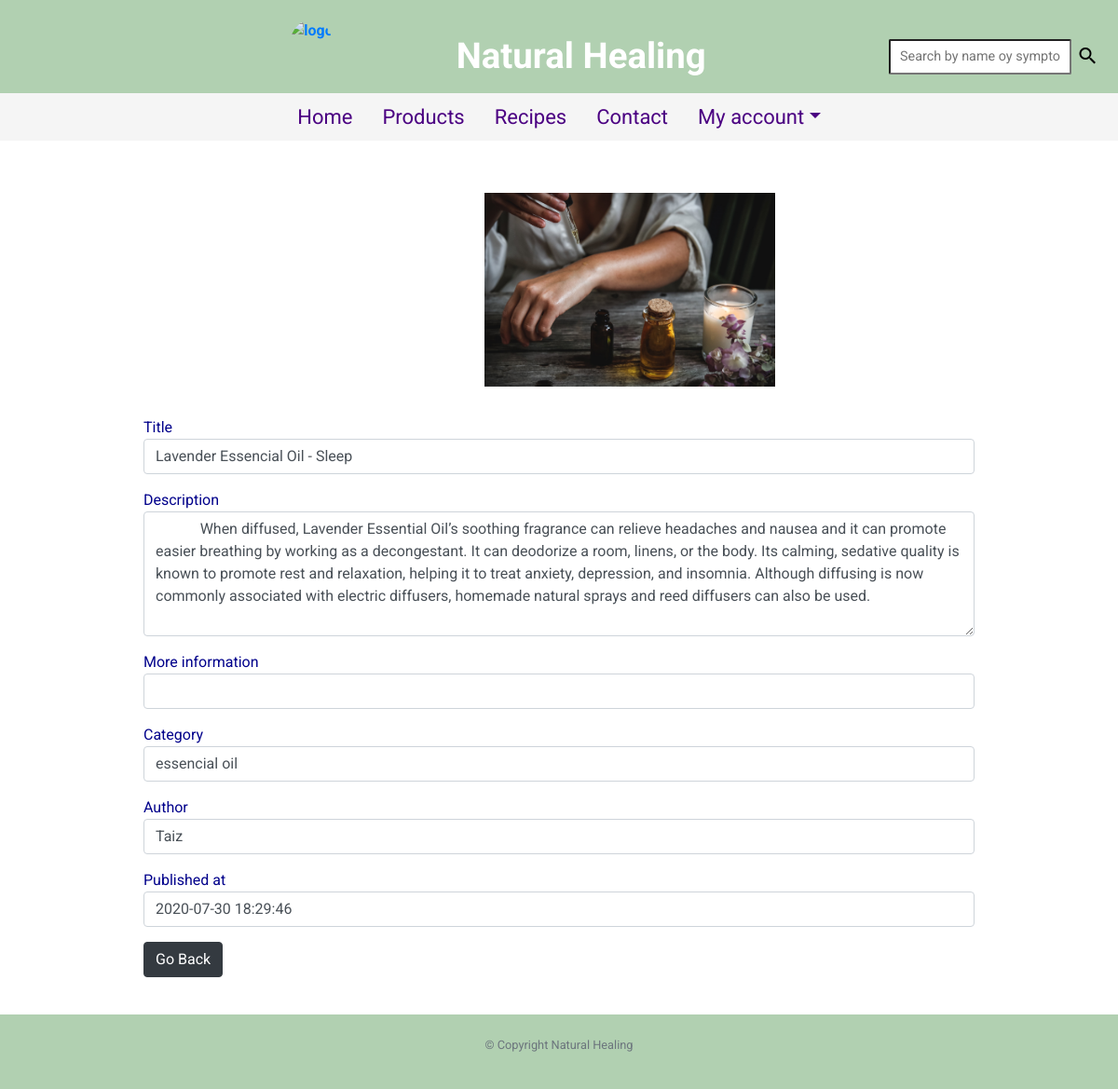
/recipes/1, run on the app's committed database.
### tables this page shows
CREATE TABLE 'recipes' (
            'id' INTEGER PRIMARY KEY AUTOINCREMENT NOT NULL,
            'title' varchar(255) NOT NULL,
            'description' text NOT NULL,
            'more_info' text,
            'created_at' DATETIME NOT NULL DEFAULT CURRENT_TIMESTAMP ,
            'category_id' INTEGER NOT NULL,
            'user_id' INTEGER NOT NULL,
            FOREIGN KEY (category_id) REFERENCES category(id),
            FOREIGN KEY (user_id) REFERENCES users(id) ON DELETE CASCADE
            );

CREATE TABLE 'users' (
                    'id' INTEGER PRIMARY KEY AUTOINCREMENT NOT NULL,
                    'name' text NOT NULL,
                    'email' text UNIQUE NOT NULL,
                    'hash' text NOT NULL,
                    'status', text NOT NULL DEFAULT "client",
                    'created_at' DATETIME NOT NULL DEFAULT CURRENT_TIMESTAMP );

### app.py (the view)
@app.route("/recipes/<int:id>")
def show(id):
    try:
        id = [id]
        cur.execute("SELECT recipes.title, recipes.description, recipes.more_info, recipes.created_at, users.name as user_name, recipes.category_id, category.id FROM recipes LEFT JOIN category ON recipes.category_id = category_id LEFT JOIN users ON users.id = recipes.user_id WHERE recipes.id = (?) GROUP BY recipes.id", id)
        recipe =cur.fetchall()
        return render_template("recipes/show.html", recipe = recipe)
    except Exception as error:
        print(error)
        return redirect("/recipes")

### app.py (called while the page is built)
@app.after_request
def after_request(response):
    response.headers["Cache-Control"] = "no-cache, no-store, must-revalidate"
    response.headers["Expires"] = 0
    response.headers["Pragma"] = "no-cache"
    return response

### templates/recipes/show.html (shortened to what this page needs)
{% extends "layout.html" %}
{% block main %}
    <div >
        <img class="img-fluid" alt="Responsive image" src="" >
    </div>
    <div class="form-group">
        <div class="form-group">
            <div class= "show">Title</div>
            <div class="form-control">{{recipe[0][0]}}</div>
        </div>
        <div class="form-group">
            <div class="show">Description</div>
            <textarea class="form-control" name="description"
            rows="5" cols="33">
            {{recipe[0][1]}}
            </textarea>
        </div>
        <div class="form-group">
            <div class= "show">More information</div>
            <div class="form-control" >{{recipe[0][2]}}</div>
        </div>
        <div class="form-group">
            <div class= "show">Category</div>
            <div class="form-control">
                <p id="categ" value="{{recipe[0][5]}}" >
                    {% if recipe[0][5]== 1%}
                    <span>essencial oil </span>
                    {%elif recipe[0][5] == 2%}
                    <span>herbal medicine</span>
                    {% elif recipe[0][5]== 3 %}
                    <span>Bach Flower Therapy</span>
                    {% elif recipe[0][5] == 5 %}
                    <span>Others</span>
                    {% else  %}
                    <span>Homeopathy</span>
                    {%endif%}
                </p>
            </div>
        </div>
        <div class="form-group">
            <div class= "show">Author</div>
            <div class="form-control" style="text-transform: capitalize;">{{recipe[0][4]}}</div>
        </div>
        <div class="form-group">
            <div class= "show" >Published at</div>
            <div class="form-control">{{recipe[0][3]}}</div>
        </div>
        <button class="btn btn-dark"onclick="goBack()">Go Back</button>
{% endblock %}

### static/styles.css (style rules this page uses)
body { font-family: 'Roboto', sans-serif; }
img.img-fluid { margin: 32px 366px 32px; max-width: 35%; }
div.show { color: darkblue; }

### data on the page
recipes: title "Lavender Essencial Oil - Sleep", description "When diffused, Lavender Essential Oil’s soothing fragrance can relieve headaches and nausea and it can promote easier breathing by working as a decongestant. It can deodorize a room, linens, or the body. Its calming, sedative quality is known to promote rest and relaxation, helping it to treat anxiety, depression, and insomnia. Although diffusing is now commonly associated with electric diffusers, homemade natural sprays and reed diffusers can also be used.", created_at "2020-07-30 18:29:46"
users: name "Taiz"
